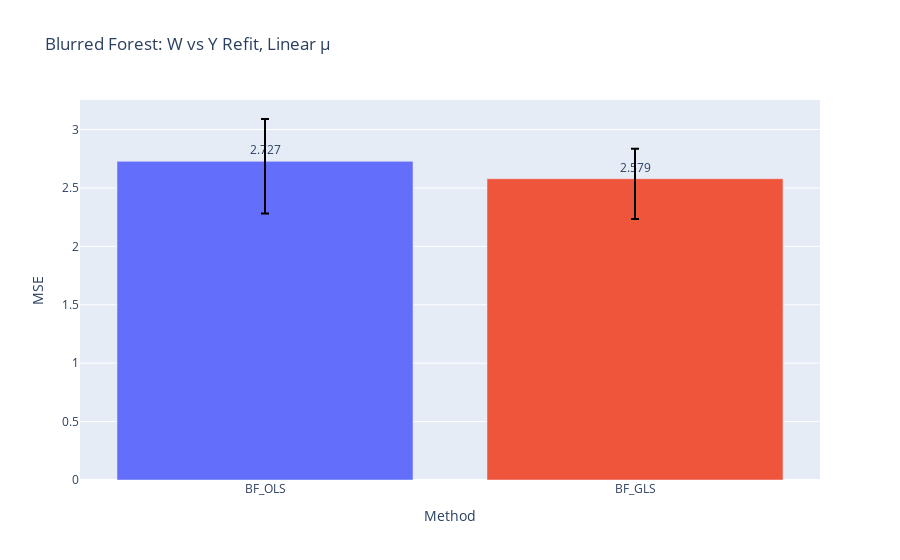

Notebook code for this chart:
### Code cell
fig = go.Figure()
fig.add_trace(go.Bar(
    x=df.columns, 
    y=(df).mean(),
    marker_color=px.colors.qualitative.Plotly,
    text=np.around((df).mean(),3),
    textposition='outside',
    error_y=dict(
        type='data',
        color='black',
        symmetric=False,
        array=(df).quantile(.75) - (df).mean(),
        arrayminus=(df).mean() - (df).quantile(.25))
#         array=(df).mean() + (df).std(),
#         arrayminus=(df).mean() - (df).std())
))
# fig.add_trace(go.Bar(
#     name='Experimental',
#     x=['GenCp', 'KFCV', 'SPCV'], y=(df).mean(),
#     error_y=dict(type='data', array=[1, 2])
# ))
# fig.update_layout(barmode='group')
# fig.add_hline(y=1., line_color='red')
fig.update_layout(
#     title=f"FC_\u03B4{delta}_snr{snr}_nk{noise_kernel}_nls{noise_length_scale}_nv{noise_nu}_Xk{X_kernel}_Xls{X_length_scale}_Xv{X_nu}",
    title=f"Blurred Forest: W vs Y Refit, Constant \u03bc" if const_mu \
            else f"Blurred Forest: W vs Y Refit, Linear \u03bc",
    xaxis_title="Method",
    yaxis_title="MSE",
#     legend_title="Legend Title",
#     font=dict(
#         family="Courier New, monospace",
#         size=18,
#         color="RebeccaPurple"
#     )
)
# barfp = os.path.expanduser(savedir + fig.layout.title['text'] + ".jpeg")
# fig.write_image(os.path.expanduser(barfp))
fig.show()

### Figure 1 — Plotly figure (JSON) as saved in the notebook; plotly's stock layout.template omitted (floating-point values rounded to 4 significant figures)
{"data": [{"error_y": {"array": [0.3626, 0.2556], "arrayminus": [0.4464, 0.3449], "color": "black", "symmetric": false, "type": "data"}, "marker": {"color": ["#636EFA", "#EF553B", "#00CC96", "#AB63FA", "#FFA15A", "#19D3F3", "#FF6692", "#B6E880", "#FF97FF", "#FECB52"]}, "text": [2.727, 2.579], "textposition": "outside", "type": "bar", "x": ["BF_OLS", "BF_GLS"], "y": [2.727, 2.579]}], "layout": {"title": {"text": "Blurred Forest: W vs Y Refit, Linear μ"}, "xaxis": {"title": {"text": "Method"}}, "yaxis": {"title": {"text": "MSE"}}}}
